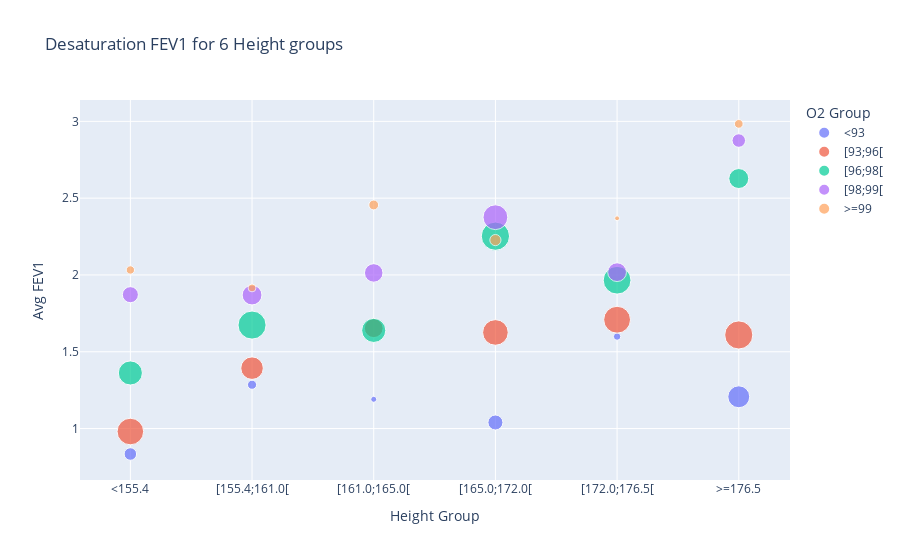
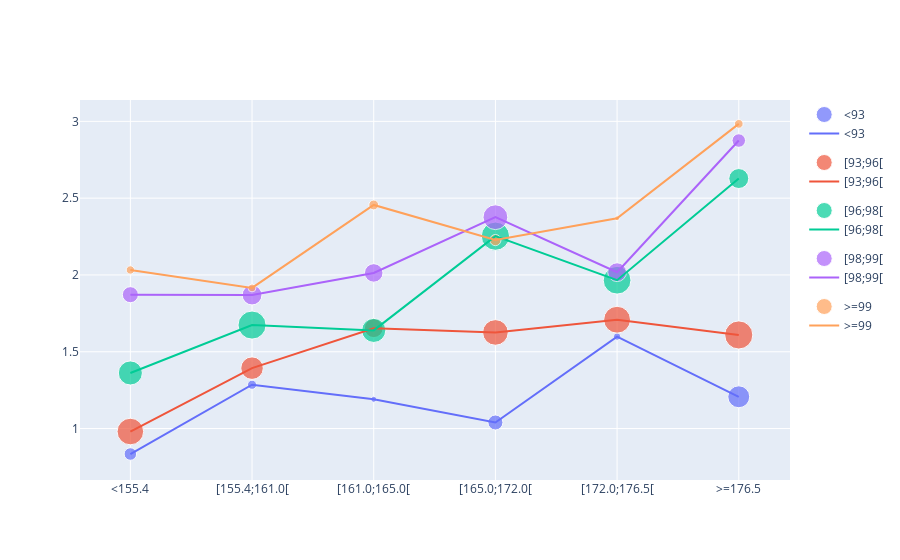

The code cell stored with these charts, in order, in its notebook:
### Code cell
predicted = False
x_var = 'Height'
lung_function_var = 'FEV1 % Predicted' if predicted else 'FEV1'

fig1, fig2, _ = desaturation_FEV1_for_variable(O2_FEV1, x_var, n_var_groups=6, predicted=predicted)
fig1.show()
# fig1.write_image(plotsdir + "Desaturation {} for {} main plot.pdf".format(lung_function_var, x_var))

fig2.show()
# fig2.write_image(plotsdir + "Desaturation {} for {} with lines.pdf".format(lung_function_var, x_var))

# Observations
# o2 10, var 15 contains a lot of noise and groups have very low number of datapoints. It gets too patient specific

### Figure 1 — Plotly figure (JSON) as saved in the notebook; plotly's stock layout.template omitted (floating-point values rounded to 4 significant figures)
{"data": [{"hovertemplate": "O2 Group=<93<br>Height Group=%{x}<br>Avg FEV1=%{y}<br>Datapoints=%{marker.size}<extra></extra>", "legendgroup": "<93", "marker": {"color": "#636efa", "size": [126, 67, 29, 181, 44, 387], "sizemode": "area", "sizeref": 1.61, "symbol": "circle"}, "mode": "markers", "name": "<93", "orientation": "v", "showlegend": true, "type": "scatter", "x": ["<155.4", "[155.4;161.0[", "[161.0;165.0[", "[165.0;172.0[", "[172.0;176.5[", ">=176.5"], "xaxis": "x", "y": [0.8342, 1.285, 1.19, 1.039, 1.599, 1.207], "yaxis": "y"}, {"hovertemplate": "O2 Group=[93;96[<br>Height Group=%{x}<br>Avg FEV1=%{y}<br>Datapoints=%{marker.size}<extra></extra>", "legendgroup": "[93;96[", "marker": {"color": "#EF553B", "size": [569, 409, 285, 528, 581, 637], "sizemode": "area", "sizeref": 1.61, "symbol": "circle"}, "mode": "markers", "name": "[93;96[", "orientation": "v", "showlegend": true, "type": "scatter", "x": ["<155.4", "[155.4;161.0[", "[161.0;165.0[", "[165.0;172.0[", "[172.0;176.5[", ">=176.5"], "xaxis": "x", "y": [0.9806, 1.393, 1.653, 1.626, 1.708, 1.609], "yaxis": "y"}, {"hovertemplate": "O2 Group=[96;98[<br>Height Group=%{x}<br>Avg FEV1=%{y}<br>Datapoints=%{marker.size}<extra></extra>", "legendgroup": "[96;98[", "marker": {"color": "#00cc96", "size": [467, 636, 469, 644, 621, 321], "sizemode": "area", "sizeref": 1.61, "symbol": "circle"}, "mode": "markers", "name": "[96;98[", "orientation": "v", "showlegend": true, "type": "scatter", "x": ["<155.4", "[155.4;161.0[", "[161.0;165.0[", "[165.0;172.0[", "[172.0;176.5[", ">=176.5"], "xaxis": "x", "y": [1.362, 1.674, 1.639, 2.253, 1.966, 2.628], "yaxis": "y"}, {"hovertemplate": "O2 Group=[98;99[<br>Height Group=%{x}<br>Avg FEV1=%{y}<br>Datapoints=%{marker.size}<extra></extra>", "legendgroup": "[98;99[", "marker": {"color": "#ab63fa", "size": [207, 317, 276, 495, 284, 147], "sizemode": "area", "sizeref": 1.61, "symbol": "circle"}, "mode": "markers", "name": "[98;99[", "orientation": "v", "showlegend": true, "type": "scatter", "x": ["<155.4", "[155.4;161.0[", "[161.0;165.0[", "[165.0;172.0[", "[172.0;176.5[", ">=176.5"], "xaxis": "x", "y": [1.872, 1.869, 2.013, 2.376, 2.018, 2.875], "yaxis": "y"}, {"hovertemplate": "O2 Group=>=99<br>Height Group=%{x}<br>Avg FEV1=%{y}<br>Datapoints=%{marker.size}<extra></extra>", "legendgroup": ">=99", "marker": {"color": "#FFA15A", "size": [56, 50, 78, 101, 19, 61], "sizemode": "area", "sizeref": 1.61, "symbol": "circle"}, "mode": "markers", "name": ">=99", "orientation": "v", "showlegend": true, "type": "scatter", "x": ["<155.4", "[155.4;161.0[", "[161.0;165.0[", "[165.0;172.0[", "[172.0;176.5[", ">=176.5"], "xaxis": "x", "y": [2.032, 1.916, 2.456, 2.227, 2.369, 2.984], "yaxis": "y"}], "layout": {"legend": {"itemsizing": "constant", "title": {"text": "O2 Group"}, "tracegroupgap": 0}, "title": {"text": "Desaturation FEV1 for 6 Height groups"}, "xaxis": {"anchor": "y", "categoryarray": ["<155.4", "[155.4;161.0[", "[161.0;165.0[", "[165.0;172.0[", "[172.0;176.5[", ">=176.5"], "categoryorder": "array", "domain": [0, 1], "title": {"text": "Height Group"}}, "yaxis": {"anchor": "x", "domain": [0, 1], "title": {"text": "Avg FEV1"}}}}

### Figure 2 — Plotly figure (JSON) as saved in the notebook; plotly's stock layout.template omitted (floating-point values rounded to 4 significant figures)
{"data": [{"hovertemplate": "O2 Group=<93<br>Height Group=%{x}<br>Avg FEV1=%{y}<br>Datapoints=%{marker.size}<extra></extra>", "legendgroup": "<93", "marker": {"color": "#636efa", "size": [126, 67, 29, 181, 44, 387], "sizemode": "area", "sizeref": 1.61, "symbol": "circle"}, "mode": "markers", "name": "<93", "orientation": "v", "showlegend": true, "type": "scatter", "x": ["<155.4", "[155.4;161.0[", "[161.0;165.0[", "[165.0;172.0[", "[172.0;176.5[", ">=176.5"], "xaxis": "x", "y": [0.8342, 1.285, 1.19, 1.039, 1.599, 1.207], "yaxis": "y"}, {"hovertemplate": "O2 Group=[93;96[<br>Height Group=%{x}<br>Avg FEV1=%{y}<br>Datapoints=%{marker.size}<extra></extra>", "legendgroup": "[93;96[", "marker": {"color": "#EF553B", "size": [569, 409, 285, 528, 581, 637], "sizemode": "area", "sizeref": 1.61, "symbol": "circle"}, "mode": "markers", "name": "[93;96[", "orientation": "v", "showlegend": true, "type": "scatter", "x": ["<155.4", "[155.4;161.0[", "[161.0;165.0[", "[165.0;172.0[", "[172.0;176.5[", ">=176.5"], "xaxis": "x", "y": [0.9806, 1.393, 1.653, 1.626, 1.708, 1.609], "yaxis": "y"}, {"hovertemplate": "O2 Group=[96;98[<br>Height Group=%{x}<br>Avg FEV1=%{y}<br>Datapoints=%{marker.size}<extra></extra>", "legendgroup": "[96;98[", "marker": {"color": "#00cc96", "size": [467, 636, 469, 644, 621, 321], "sizemode": "area", "sizeref": 1.61, "symbol": "circle"}, "mode": "markers", "name": "[96;98[", "orientation": "v", "showlegend": true, "type": "scatter", "x": ["<155.4", "[155.4;161.0[", "[161.0;165.0[", "[165.0;172.0[", "[172.0;176.5[", ">=176.5"], "xaxis": "x", "y": [1.362, 1.674, 1.639, 2.253, 1.966, 2.628], "yaxis": "y"}, {"hovertemplate": "O2 Group=[98;99[<br>Height Group=%{x}<br>Avg FEV1=%{y}<br>Datapoints=%{marker.size}<extra></extra>", "legendgroup": "[98;99[", "marker": {"color": "#ab63fa", "size": [207, 317, 276, 495, 284, 147], "sizemode": "area", "sizeref": 1.61, "symbol": "circle"}, "mode": "markers", "name": "[98;99[", "orientation": "v", "showlegend": true, "type": "scatter", "x": ["<155.4", "[155.4;161.0[", "[161.0;165.0[", "[165.0;172.0[", "[172.0;176.5[", ">=176.5"], "xaxis": "x", "y": [1.872, 1.869, 2.013, 2.376, 2.018, 2.875], "yaxis": "y"}, {"hovertemplate": "O2 Group=>=99<br>Height Group=%{x}<br>Avg FEV1=%{y}<br>Datapoints=%{marker.size}<extra></extra>", "legendgroup": ">=99", "marker": {"color": "#FFA15A", "size": [56, 50, 78, 101, 19, 61], "sizemode": "area", "sizeref": 1.61, "symbol": "circle"}, "mode": "markers", "name": ">=99", "orientation": "v", "showlegend": true, "type": "scatter", "x": ["<155.4", "[155.4;161.0[", "[161.0;165.0[", "[165.0;172.0[", "[172.0;176.5[", ">=176.5"], "xaxis": "x", "y": [2.032, 1.916, 2.456, 2.227, 2.369, 2.984], "yaxis": "y"}, {"hovertemplate": "O2 Group=<93<br>Height Group=%{x}<br>Avg FEV1=%{y}<extra></extra>", "legendgroup": "<93", "line": {"color": "#636efa", "dash": "solid"}, "marker": {"symbol": "circle"}, "mode": "lines", "name": "<93", "orientation": "v", "showlegend": true, "type": "scatter", "x": ["<155.4", "[155.4;161.0[", "[161.0;165.0[", "[165.0;172.0[", "[172.0;176.5[", ">=176.5"], "xaxis": "x", "y": [0.8342, 1.285, 1.19, 1.039, 1.599, 1.207], "yaxis": "y"}, {"hovertemplate": "O2 Group=[93;96[<br>Height Group=%{x}<br>Avg FEV1=%{y}<extra></extra>", "legendgroup": "[93;96[", "line": {"color": "#EF553B", "dash": "solid"}, "marker": {"symbol": "circle"}, "mode": "lines", "name": "[93;96[", "orientation": "v", "showlegend": true, "type": "scatter", "x": ["<155.4", "[155.4;161.0[", "[161.0;165.0[", "[165.0;172.0[", "[172.0;176.5[", ">=176.5"], "xaxis": "x", "y": [0.9806, 1.393, 1.653, 1.626, 1.708, 1.609], "yaxis": "y"}, {"hovertemplate": "O2 Group=[96;98[<br>Height Group=%{x}<br>Avg FEV1=%{y}<extra></extra>", "legendgroup": "[96;98[", "line": {"color": "#00cc96", "dash": "solid"}, "marker": {"symbol": "circle"}, "mode": "lines", "name": "[96;98[", "orientation": "v", "showlegend": true, "type": "scatter", "x": ["<155.4", "[155.4;161.0[", "[161.0;165.0[", "[165.0;172.0[", "[172.0;176.5[", ">=176.5"], "xaxis": "x", "y": [1.362, 1.674, 1.639, 2.253, 1.966, 2.628], "yaxis": "y"}, {"hovertemplate": "O2 Group=[98;99[<br>Height Group=%{x}<br>Avg FEV1=%{y}<extra></extra>", "legendgroup": "[98;99[", "line": {"color": "#ab63fa", "dash": "solid"}, "marker": {"symbol": "circle"}, "mode": "lines", "name": "[98;99[", "orientation": "v", "showlegend": true, "type": "scatter", "x": ["<155.4", "[155.4;161.0[", "[161.0;165.0[", "[165.0;172.0[", "[172.0;176.5[", ">=176.5"], "xaxis": "x", "y": [1.872, 1.869, 2.013, 2.376, 2.018, 2.875], "yaxis": "y"}, {"hovertemplate": "O2 Group=>=99<br>Height Group=%{x}<br>Avg FEV1=%{y}<extra></extra>", "legendgroup": ">=99", "line": {"color": "#FFA15A", "dash": "solid"}, "marker": {"symbol": "circle"}, "mode": "lines", "name": ">=99", "orientation": "v", "showlegend": true, "type": "scatter", "x": ["<155.4", "[155.4;161.0[", "[161.0;165.0[", "[165.0;172.0[", "[172.0;176.5[", ">=176.5"], "xaxis": "x", "y": [2.032, 1.916, 2.456, 2.227, 2.369, 2.984], "yaxis": "y"}], "layout": {}}
